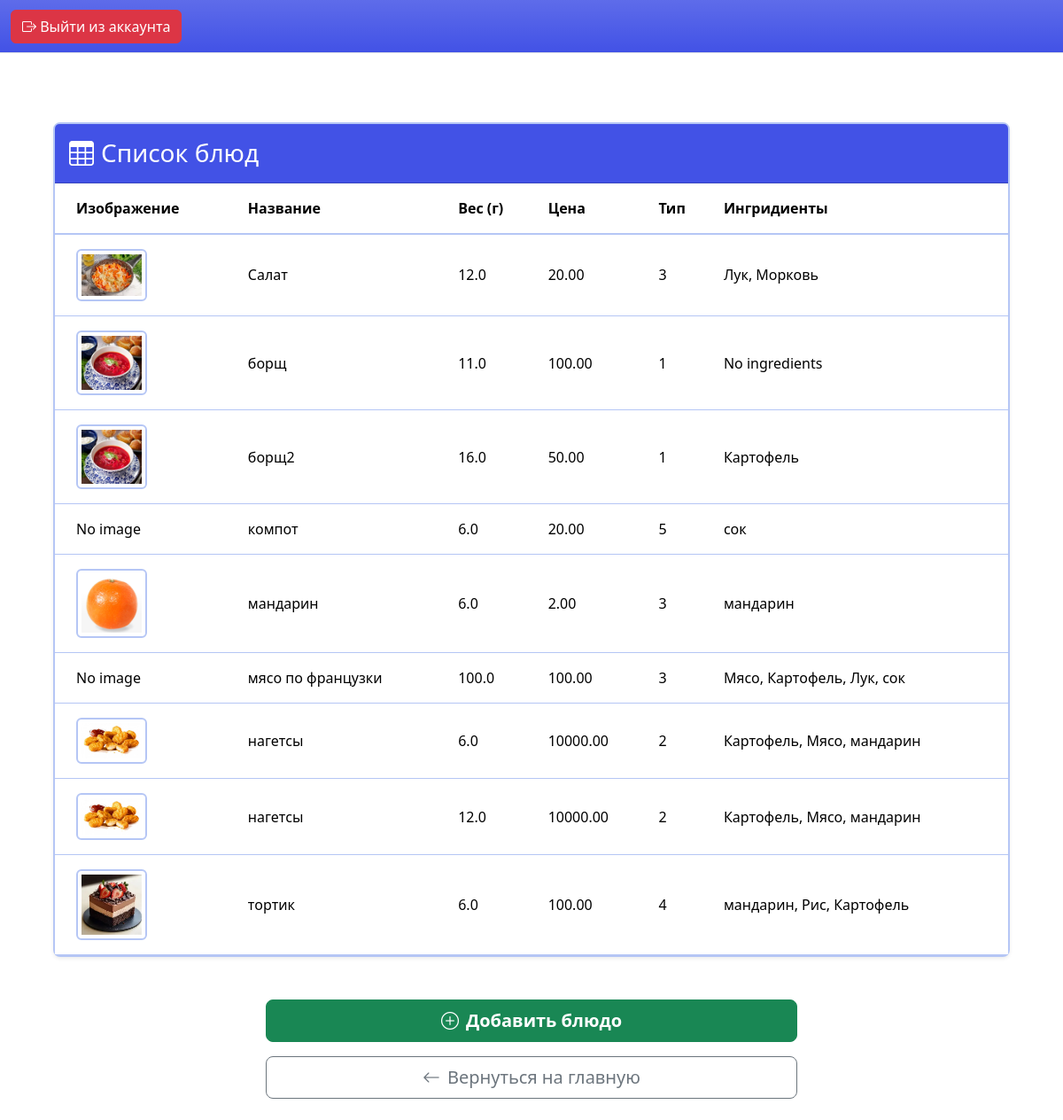
The page /canadmin/dishes/ on the database as committed earlier.
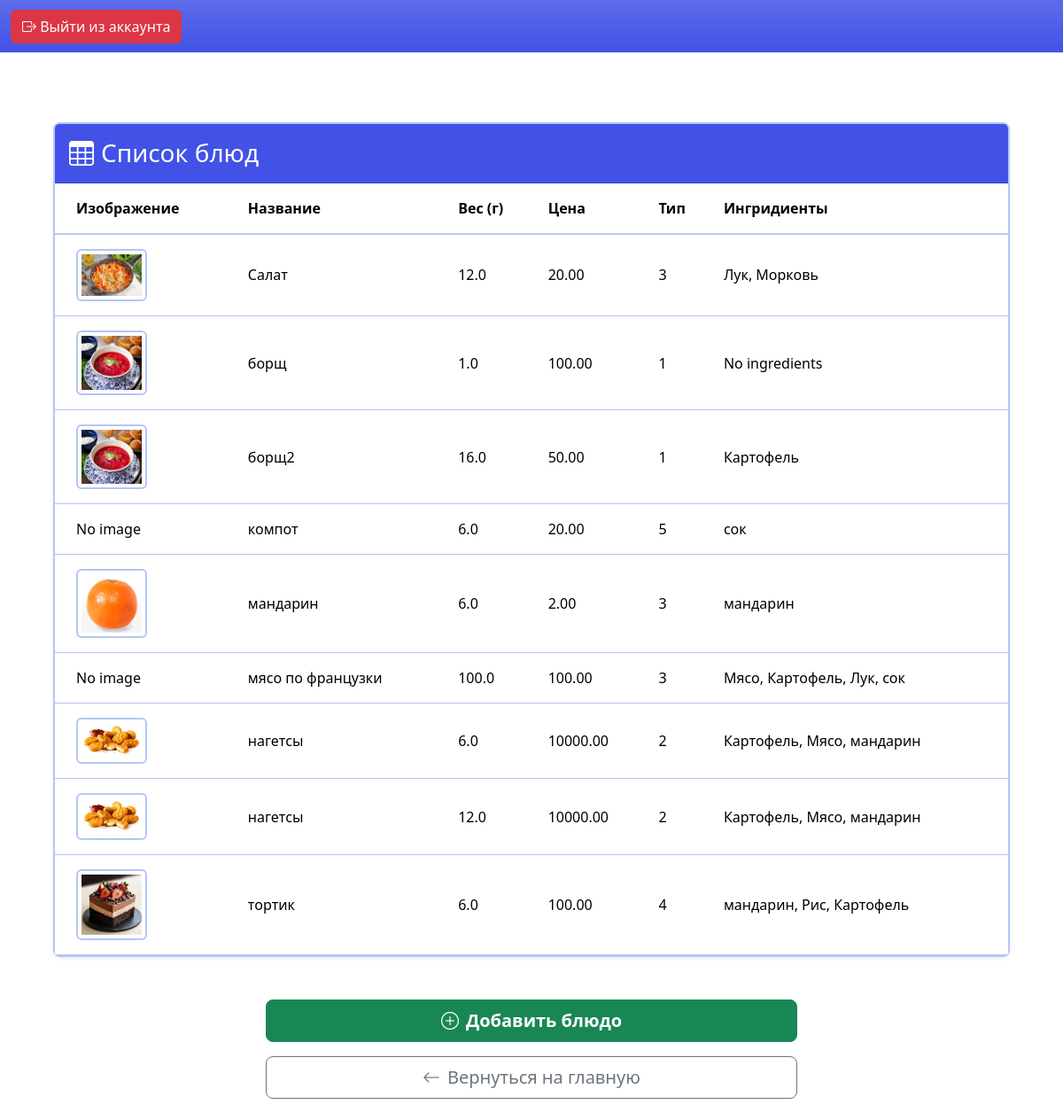
The same page on the database as committed later.
### cook/models.py (models this page shows, shortened)
class Dish(models.Model):
    title = models.CharField(max_length=255)
    weight = models.FloatField(verbose_name="Вес (г)")
    cost = models.DecimalField(max_digits=10, decimal_places=2)
    dish_type = models.CharField(max_length=50)
    picture = models.ImageField(upload_to="pictures/dishes", null=True, blank=True)
    ingredients = models.ManyToManyField(
        Ingredient,
        through='Composition',
        related_name="dishes"
    )
    def get_ingredients(self):
        return [ingr for ingr in self.ingredients.all()]

### canadmin/views.py (the view)
# urls.py: path('dishes/', views.dishes_list, name='dishes_list'),
def dishes_list(request):
    dishes = Dish.objects.all().order_by('title')
    return render(request, 'canadmin/dishes_list.html', {'dishes': dishes})

### templates/canadmin/dishes_list.html
{% extends 'base/base_admin.html' %}
{% block main %}
<h1>Список блюд</h1>
<div class="container-fluid" style="margin-top: 90px;">
    <div class="mx-5">
        <div class="card border-2 border-color border-opacity-25 shadow-sm rounded-3">
            <div class="card-header bg-top text-white py-3">
                <h3 class="mb-0">
                    <i class="bi bi-table me-2"></i>Список блюд
                </h3>
            </div>
            <div class="card-body p-0">
                <div class="table-responsive">
                    <table class="table table-hover align-middle mb-0">
                        <thead class="bg-inf">
                            <tr>
                                <th class="ps-4">Изображение</th>
                                <th>Название</th>
                                <th>Вес (г)</th>
                                <th>Цена</th>
                                <th>Тип</th>
                                <th>Ингридиенты</th>
                            </tr>
                        </thead>
                        <tbody>
                            {% for dish in dishes %}
                            <tr>
                                <td class="ps-4 border-bottom-color">
                                    {% if dish.picture %}
                                        <img src="{{ dish.picture.url }}" alt="{{ dish.title }}" width="80" class="img-thumbnail border-2 border-color">
                                    {% else %}
                                        No image
                                    {% endif %}
                                </td>
                                <td class="border-bottom-color">{{ dish.title }}</td>
                                <td class="border-bottom-color">{{ dish.weight }}</td>
                                <td class="border-bottom-color">{{ dish.cost }}</td>
                                <td class="border-bottom-color">{{ dish.dish_type }}</td>
                                <td class="border-bottom-color">
                                    {% for ingredient in dish.get_ingredients %}
                                        {{ ingredient.title }}{% if not forloop.last %}, {% endif %}
                                    {% empty %}
                                        No ingredients
                                    {% endfor %}
                                </td>
                            </tr>
                            {% endfor %}
                        </tbody>
                    </table>
                </div>
            </div>
        </div>
    </div>
</div>
<div class="d-grid gap-3 col-6 mx-auto mt-5">
    <a href="{% url 'dishadd' %}" class="btn btn-success btn-lg fw-bold">
        <i class="bi bi-plus-circle me-2"></i>Добавить блюдо
    </a>
    <a href="{% url 'admin_main_page' %}" class="btn btn-outline-secondary btn-lg mb-4">
        <i class="bi bi-arrow-left me-2"></i>Вернуться на главную
    </a>
</div>
{% endblock %}

Rows that differ between the two databases and show on the page:
changed Dish "борщ": weight "11.0" → "1.0"
